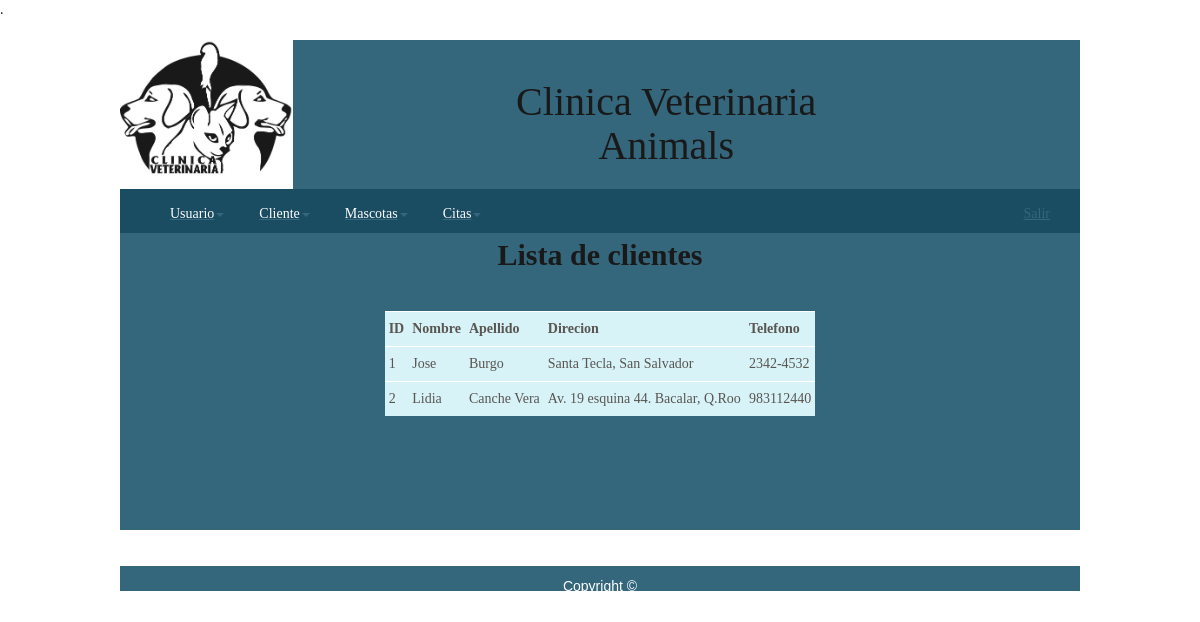
The app's page /VerCliente.php (signed in) with its own data.
### tables this page shows
CREATE TABLE IF NOT EXISTS `prop_propietarios` (
  `prop_id` int(11) NOT NULL COMMENT 'ID del propietario',
  `prop_nombre` varchar(50) NOT NULL COMMENT 'Nombre del propietario',
  `prop_apellido` varchar(50) NOT NULL COMMENT 'Apellido del propietario',
  `prop_direccion` varchar(45) NOT NULL COMMENT 'Direccion del propietario',
  `prop_telcasa` char(11) NOT NULL COMMENT 'Telefono del propietario',
  `gen_genero_gen_id` int(11) NOT NULL
);

### VerCliente.php (the view, shortened to what this page needs)
<?php
require("Cabeza.php");
require("SQL.php");
?>
	<?php
	 	  	$queEmp = "SELECT * FROM `prop_propietarios`";
			$resEmp = mysql_query($queEmp, $conexion) or die(mysql_error());
			echo "<p><h2><b>Lista de clientes</b></h2></p>";
	?>
				<center>
		<?php
		echo "<table>";
		echo "<tr><td><b>ID</b></td><td><b>Nombre</b></td><td><b>Apellido</b></td><td><b>Direcion</b></td><td><b>Telefono</b></td></tr> \n";
			while ($row = mysql_fetch_row($resEmp)){
				echo "<tr>";
				echo "<td>$row[0]</td>";
				echo "<td>$row[1]</td>";
				echo "<td>$row[2]</td>";
				echo "<td>$row[3]</td>";
				echo "<td>$row[4]</td>";
				echo "</tr>";
				}
			echo "</table>";
?>
		</center>
<div id="footer2">
      <p>Copyright &copy;</p>
  </div>

### css/style.css (style rules this page uses)
table { margin: 10px 0 30px 0; }
table tr th, table tr td { background: #70D4E6; color: #FFF; padding: 7px 4px; text-align: left; }
table tr td { background: #D3F2F7; color: #47433F; border-top: 1px solid #FFF; }
body { background: url(../images/animals.jpg) no-repeat fixed center; -webkit-background-size: cover; -moz-background-size: cover; -o-background-size: cover; background-size: cover; font-family: "WickedMouse"; color: #000; font-size: 14px; }
p { padding: 0 0 20px 0; line-height: 1.7em; }
#footer2 { margin-top: 150px; width: 960px; font: 100% 'helvetica', arial, sans-serif; height: 25px; padding: 9px 0 15px 0; color: #FFF; text-align: center; background: #1E566E; }
table tr th, table tr td { padding: 7px 4px; text-align: left; }
table tr td { border-top: 1px solid #FFF; }

### records on screen
prop_propietarios: prop "1", prop_nombre "Jose", prop_apellido "Burgo", prop_direccion "Santa Tecla, San Salvador", prop_telcasa "2342-4532"
prop_propietarios: prop "2", prop_nombre "Lidia", prop_apellido "Canche Vera", prop_direccion "Av. 19 esquina 44. Bacalar, Q.Roo", prop_telcasa "983112440"
